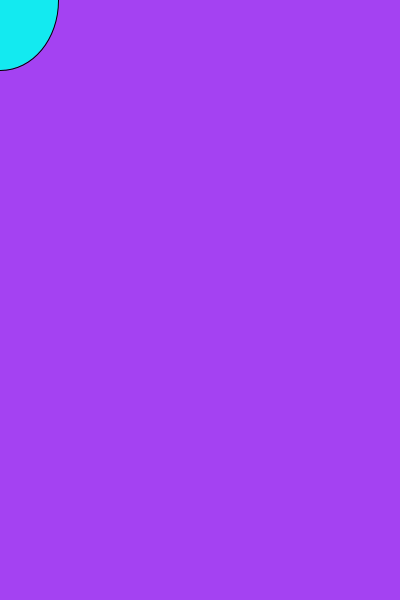
Frame 1 (no input)
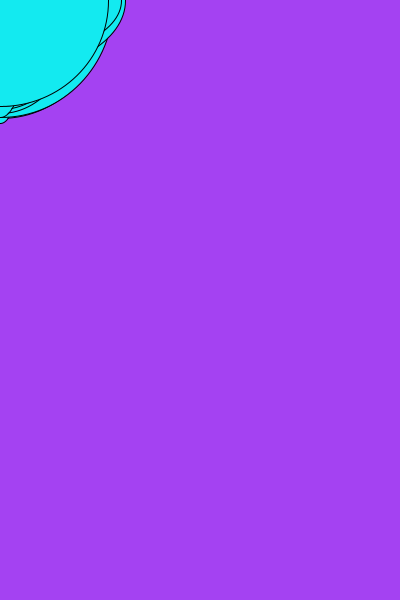
Frame 60 (the mouse pressed at the canvas centre just before this capture)
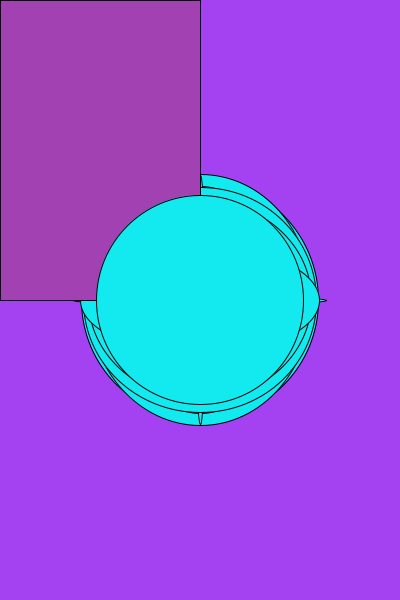
Frame 120 (the mouse held since frame 60 and released just before this capture)

The Processing sketch that drew these frames (run headless with seeded random() and noise(); from frame 60 on, the mouse is pressed at the canvas centre):

// Processing sketch: processing_62335
// ── processing_62335.pde

void setup()
{
  size(400, 600);
  background(random(255), random(255), random(255));
  smooth();
  frameRate(10);

}

void draw()
{
  fill(random(255),random(255),random(255));
  rect( 0, 0, mouseX, mouseY );

  fill(19, 234, 240);
  ellipse( mouseX, mouseY, random(255), random(255) );
  

}
